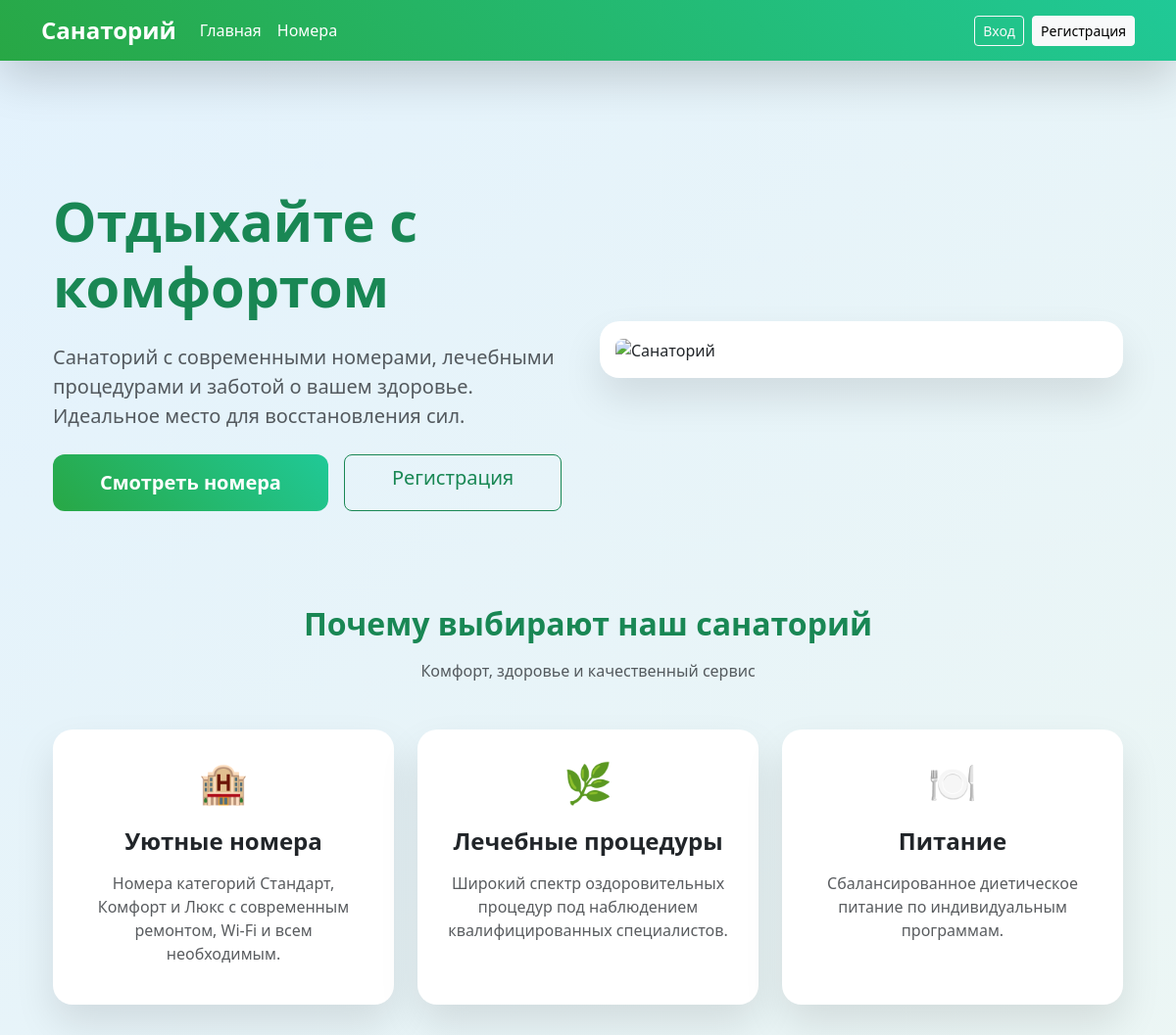
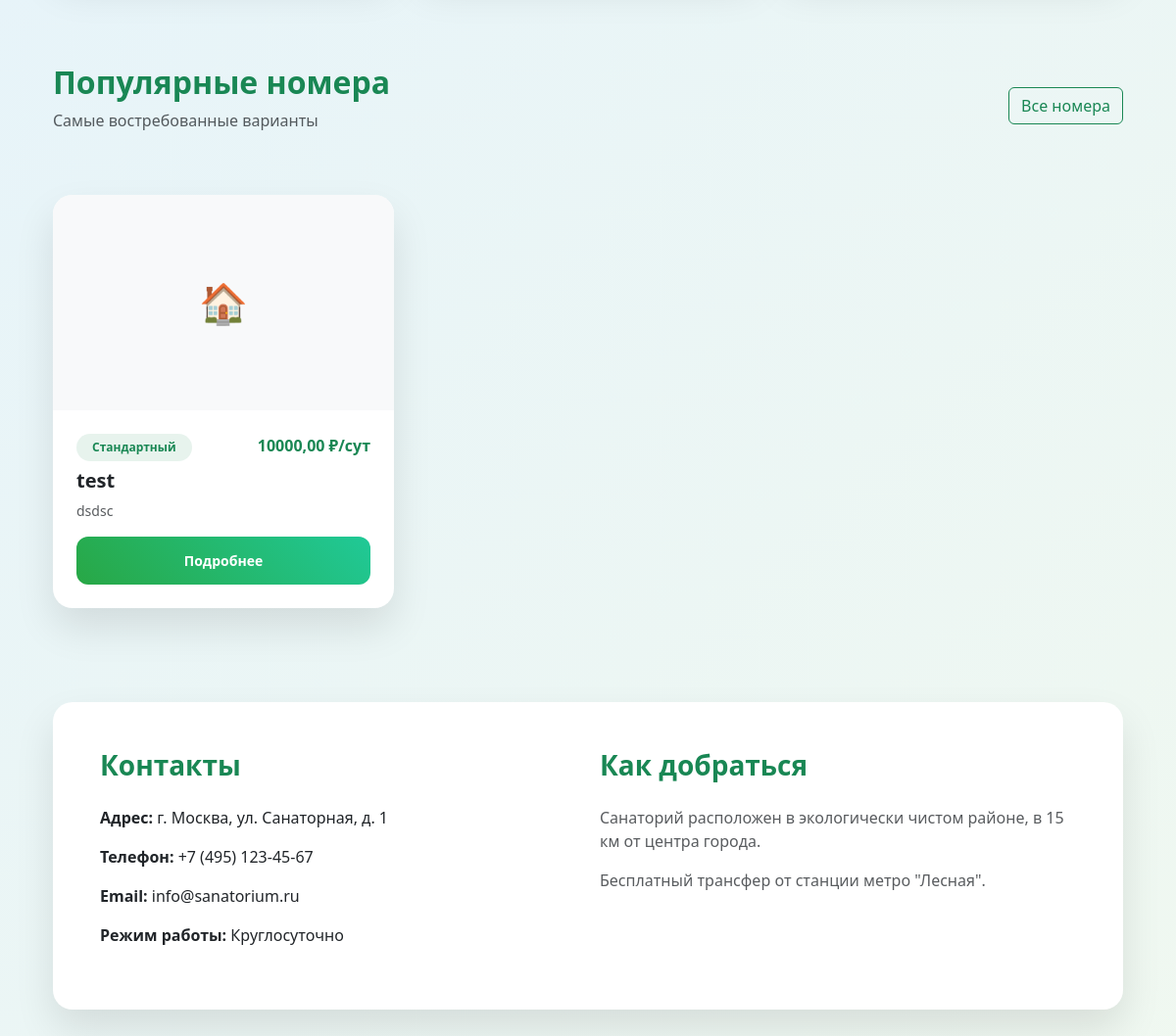
Screenshot of /accounts/ with the database file from the repository (2 pictures, top to bottom).
### accounts/models.py (models this page shows, shortened)
class Room(models.Model):  # ПЕРЕМЕЩАЕМ Room ПЕРЕД Booking!
    TYPE_CHOICES = [
        ('standard', 'Стандартный'),
        ('comfort', 'Комфорт'),
        ('lux', 'Люкс'),
    ]
    type = models.CharField(max_length=20, choices=TYPE_CHOICES)
    name = models.CharField(max_length=100, unique=True)
    capacity = models.PositiveIntegerField(default=2)
    price_per_day = models.DecimalField(max_digits=8, decimal_places=2)
    description = models.TextField(max_length=500)
    image = models.ImageField(upload_to='rooms/', blank=True, null=True)
    is_active = models.BooleanField(default=True)
    class Meta:
        verbose_name = 'Номер'
        verbose_name_plural = 'Номера'
        ordering = ['type', 'name']

### accounts/views.py (the view)
# urls.py: path('', home, name='home'),
def home(request):
    rooms = Room.objects.filter(is_active=True).order_by('?')[:6]  # 6 случайных номеров
    return render(request, 'home.html', {'rooms': rooms})

### templates/home.html (shortened to what this page needs)
{% extends 'base.html' %}
{% load static %}
{% block content %}
<div class="container py-5">
    <div class="row align-items-center">
        <div class="col-lg-6">
            <h1 class="display-4 fw-bold text-success mb-4">Отдыхайте с комфортом</h1>
            <p class="lead text-muted mb-4">Санаторий с современными номерами, лечебными процедурами и заботой о вашем здоровье. Идеальное место для восстановления сил.</p>
            <div class="d-flex gap-3">
                <a href="{% url 'rooms' %}" class="btn btn-custom btn-lg text-white px-5">
                    Смотреть номера
                </a>
                {% if not user.is_authenticated %}
                <a href="{% url 'signup' %}" class="btn btn-outline-success btn-lg px-5">
                    Регистрация
                </a>
                {% endif %}
            </div>
        </div>
        <div class="col-lg-6">
            <div class="form-card overflow-hidden p-3">
                <img src="https://images.unsplash.com/photo-1566073771259-6a8506099945?ixlib=rb-4.0.3&auto=format&fit=crop&w=800&q=80"
                     class="img-fluid rounded-3" alt="Санаторий" style="height: 350px; width: 100%; object-fit: cover;">
            </div>
        </div>
    </div>
</div>
<div class="container py-5">
    <div class="text-center mb-5">
        <h2 class="fw-bold text-success mb-3">Почему выбирают наш санаторий</h2>
        <p class="text-muted">Комфорт, здоровье и качественный сервис</p>
    </div>
    <div class="row g-4">
        <div class="col-md-4">
            <div class="form-card p-4 text-center h-100">
                <div class="mb-3 text-success fs-1">🏨</div>
                <h4 class="fw-bold mb-3">Уютные номера</h4>
                <p class="text-muted">Номера категорий Стандарт, Комфорт и Люкс с современным ремонтом, Wi-Fi и всем необходимым.</p>
            </div>
        </div>
        <div class="col-md-4">
            <div class="form-card p-4 text-center h-100">
                <div class="mb-3 text-success fs-1">🌿</div>
                <h4 class="fw-bold mb-3">Лечебные процедуры</h4>
                <p class="text-muted">Широкий спектр оздоровительных процедур под наблюдением квалифицированных специалистов.</p>
            </div>
        </div>
        <div class="col-md-4">
            <div class="form-card p-4 text-center h-100">
                <div class="mb-3 text-success fs-1">🍽️</div>
                <h4 class="fw-bold mb-3">Питание</h4>
                <p class="text-muted">Сбалансированное диетическое питание по индивидуальным программам.</p>
            </div>
        </div>
    </div>
</div>
<div class="container py-5">
    <div class="d-flex justify-content-between align-items-center mb-5">
        <div>
            <h2 class="fw-bold text-success mb-2">Популярные номера</h2>
            <p class="text-muted">Самые востребованные варианты</p>
        </div>
        <a href="{% url 'rooms' %}" class="btn btn-outline-success">Все номера</a>
    </div>
    <div class="row g-4">
        {% for room in rooms|slice:":3" %}
        <div class="col-lg-4 col-md-6">
            <div class="form-card h-100">
                {% if room.image %}
                <img src="{{ room.image.url }}" class="card-img-top" alt="{{ room.name }}"
                     style="height: 220px; object-fit: cover; border-top-left-radius: 20px; border-top-right-radius: 20px;">
                {% else %}
                <div class="bg-light d-flex align-items-center justify-content-center"
                     style="height: 220px; border-top-left-radius: 20px; border-top-right-radius: 20px;">
                    <div class="text-secondary fs-1">🏠</div>
                </div>
                {% endif %}
                <div class="p-4">
                    <div class="d-flex justify-content-between mb-2">
                        <span class="badge bg-success bg-opacity-10 text-success py-2 px-3 rounded-pill">
                            {{ room.get_type_display }}
                        </span>
                        <span class="text-success fw-bold">{{ room.price_per_day }} ₽/сут</span>
                    </div>
                    <h5 class="fw-bold mb-2">{{ room.name }}</h5>
                    <p class="text-muted small">{{ room.description|truncatechars:80 }}</p>
                    <a href="{% url 'rooms' %}" class="btn btn-custom btn-sm w-100 text-white">Подробнее</a>
                </div>
            </div>
        </div>
        {% empty %}
        <div class="col-12">
            <div class="form-card text-center p-5">
                <p class="text-muted mb-0">Нет доступных номеров</p>
            </div>
        </div>
        {% endfor %}
    </div>
</div>
<div class="container py-5">
    <div class="form-card p-5">
        <div class="row">
            <div class="col-md-6">
                <h3 class="fw-bold text-success mb-4">Контакты</h3>
                <p><strong>Адрес:</strong> г. Москва, ул. Санаторная, д. 1</p>
                <p><strong>Телефон:</strong> +7 (495) 123-45-67</p>
                <p><strong>Email:</strong> info@sanatorium.ru</p>
                <p><strong>Режим работы:</strong> Круглосуточно</p>
            </div>
            <div class="col-md-6">
                <h3 class="fw-bold text-success mb-4">Как добраться</h3>
                <p class="text-muted">Санаторий расположен в экологически чистом районе, в 15 км от центра города.</p>
                <p class="text-muted">Бесплатный трансфер от станции метро "Лесная".</p>
            </div>
        </div>
    </div>
</div>
{% endblock %}

### templates/base.html (style rules this page uses)
body { background: linear-gradient(135deg, #e3f2fd 0%, #f0f8f0 100%); min-height: 100vh; font-family: 'Segoe UI', Tahoma, sans-serif; }
.form-card { background: white; border-radius: 20px; box-shadow: 0 20px 40px rgba(0,0,0,0.1); border: none; margin: auto; }
.btn-custom { background: linear-gradient(45deg, #28a745, #20c997); border: none; border-radius: 12px; padding: 14px; font-weight: 600; transition: all 0.3s; }

### rows the page displays
Room: type "Стандартный", price_per_day "10000,00", name "test", description "dsdsc"
